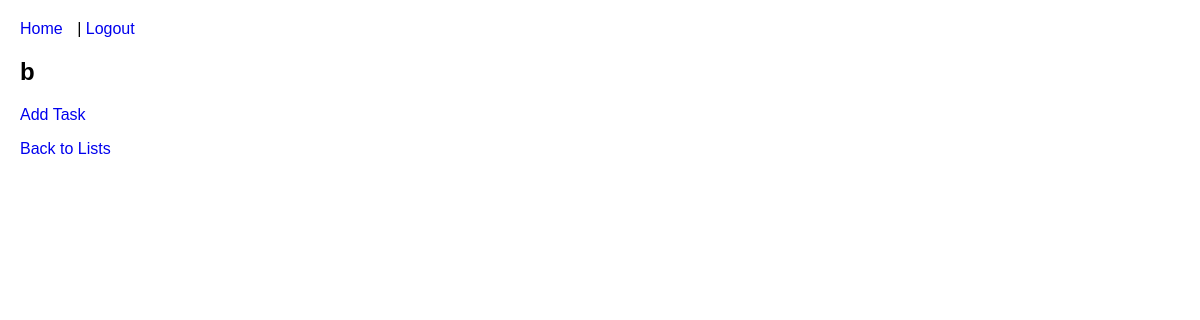
Page /list/5 (signed in) on the earlier database version.
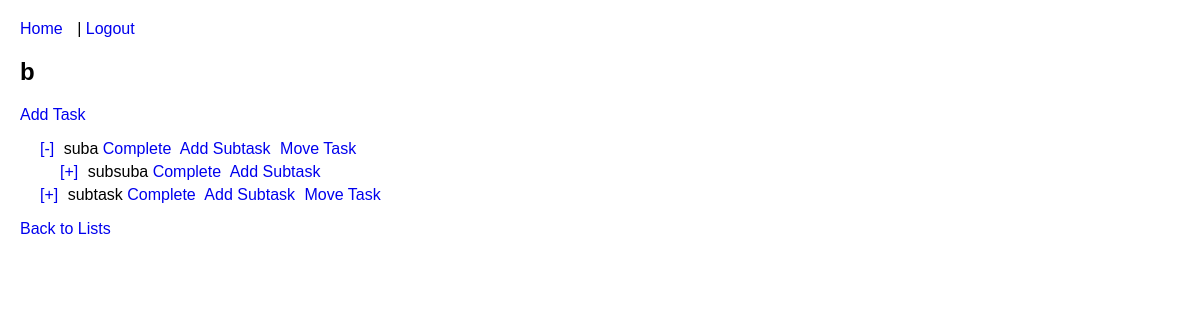
Same page on the later database version.
### models.py (models this page shows)
class List(db.Model):
    id = db.Column(db.Integer, primary_key=True)
    name = db.Column(db.String(128), nullable=False)
    user_id = db.Column(db.Integer, db.ForeignKey("user.id"), nullable=False)
    tasks = db.relationship("Task", backref="list", lazy=True)

class Task(db.Model):
    id = db.Column(db.Integer, primary_key=True)
    description = db.Column(db.String(256), nullable=False)
    completed = db.Column(db.Boolean, default=False)
    collapsed = db.Column(db.Boolean, default=False)
    list_id = db.Column(db.Integer, db.ForeignKey("list.id"), nullable=False)
    parent_id = db.Column(db.Integer, db.ForeignKey("task.id"), nullable=True)
    subtasks = db.relationship(
        "Task", backref=db.backref("parent", remote_side=[id]), lazy=True
    )
    def is_collapsed(self):
        return self.collapsed

### app.py (the view)
@app.route("/list/<int:list_id>")
@login_required
def list_view(list_id):
    todo_list = List.query.filter_by(id=list_id, user_id=current_user.id).first_or_404()
    tasks = Task.query.filter_by(list_id=list_id, parent_id=None).all()
    return render_template("list_view.html", todo_list=todo_list, tasks=tasks)

### app.py (called while the page is built)
@login_manager.user_loader
def load_user(user_id):
    return User.query.get(int(user_id))

### templates/list_view.html
{% extends 'base.html' %}
{% block content %}
<h2>{{ todo_list.name }}</h2>
<a href="{{ url_for('add_task', list_id=todo_list.id) }}">Add Task</a>
<ul>
    {% import 'task_item.html' as task_macros %}
    {% for task in tasks %}
    {{ task_macros.render_task(task, level=1) }}
    {% endfor %}
</ul>
<a href="{{ url_for('index') }}">Back to Lists</a>
{% endblock %}

### templates/base.html (shortened to what this page needs)
<!DOCTYPE html>
<html lang="en">
<head>
    <link rel="stylesheet" href="{{ url_for('static', filename='styles.css') }}">
</head>
<body>
    {% if current_user.is_authenticated %}
    <nav>
        <a href="{{ url_for('index') }}">Home</a> |
        <a href="{{ url_for('logout') }}">Logout</a>
    </nav>
    {% else %}
    <nav>
        <a href="{{ url_for('login') }}">Login</a> |
        <a href="{{ url_for('register') }}">Register</a>
    </nav>
    {% endif %}
    <div class="content">
        {% block content %}{% endblock %}
    </div>
</body>
</html>

### templates/task_item.html
{% macro render_task(task, level=1) %}
<li>
    {% if task.subtasks %}
    <a href="{{ url_for('toggle_collapse', task_id=task.id) }}">
        {% if task.is_collapsed() %}
        [+]
        {% else %}
        [-]
        {% endif %}
    </a>
    {% endif %}
    {{ task.description }}
    {% if not task.completed %}
    <a href="{{ url_for('complete_task', task_id=task.id) }}">Complete</a>
    {% endif %}
    {% if level < 3 %} <a href="{{ url_for('add_task', list_id=task.list_id, parent_id=task.id) }}">Add Subtask</a>
        {% endif %}
        {% if level == 1 %}
        <a href="{{ url_for('move_task', task_id=task.id) }}">Move Task</a>
        {% endif %}
        {% if task.subtasks and not task.is_collapsed() %}
        <ul>
            {% for subtask in task.subtasks %}
            {{ render_task(subtask, level=level+1) }}
            {% endfor %}
        </ul>
        {% endif %}
</li>
{% endmacro %}

### static/styles.css (style rules this page uses)
body { font-family: Arial, sans-serif; margin: 20px; }
nav a { margin-right: 10px; }
.content { margin-top: 20px; }
ul { list-style-type: none; padding-left: 20px; }
li { margin: 5px 0; }
a { text-decoration: none; margin-right: 5px; }

Differences in the rows shown:
now on this page (row edited): Task: description "suba", shown under "b"
now on this page (row edited): Task: description "subsuba", shown under "suba"
added Task: description "subtask", shown under "b"
